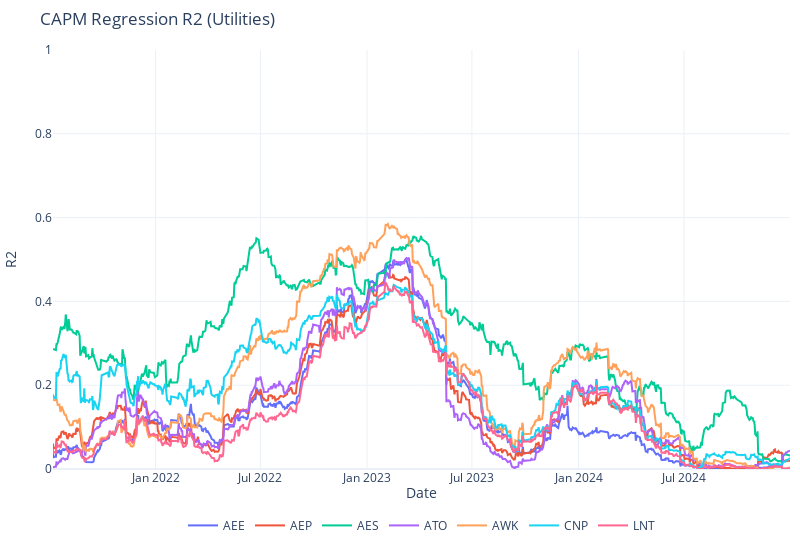

Notebook code cell kept with this figure:
### Markdown cell above
*ii)* CAPM Regression $R^2$ MAG7

### Code cell
fig = go.Figure()

for ticker in rolling_capm_utilities.columns:

    fig.add_trace(
        go.Scatter(
            x = rolling_capm_utilities.index,
            y = rolling_capm_utilities[ticker],
            name = f'{ticker}'
        )
    )
fig.update_layout(title = 'CAPM Regression R2 (Utilities)')
fig.update_layout(
                  showlegend=True,
                  margin=dict(l=10, r=10, t=50, b=10),
                  legend=dict(orientation="h",yanchor="top",y=-0.1,xanchor="center",x=0.5),
                  width = 800,height = 550,
                  xaxis_title = 'Date',
                  xaxis=dict(title_standoff=3),
                  template = 'plotly_white'
                )
fig.update_yaxes(title = 'R2',range = [0,1])
fig.show()

### Figure 1 — Plotly figure (JSON) as saved in the notebook; plotly's stock layout.template omitted (floating-point values rounded to 4 significant figures; data arrays with more than 128 entries replaced by an {"elided": "..."} marker saying what was removed)
{"data": [{"name": "AEE", "type": "scatter", "x": {"elided": "816 str values"}, "y": {"elided": "816 float values"}}, {"name": "AEP", "type": "scatter", "x": {"elided": "816 str values"}, "y": {"elided": "816 float values"}}, {"name": "AES", "type": "scatter", "x": {"elided": "816 str values"}, "y": {"elided": "816 float values"}}, {"name": "ATO", "type": "scatter", "x": {"elided": "816 str values"}, "y": {"elided": "816 float values"}}, {"name": "AWK", "type": "scatter", "x": {"elided": "816 str values"}, "y": {"elided": "816 float values"}}, {"name": "CNP", "type": "scatter", "x": {"elided": "816 str values"}, "y": {"elided": "816 float values"}}, {"name": "LNT", "type": "scatter", "x": {"elided": "816 str values"}, "y": {"elided": "816 float values"}}], "layout": {"height": 550, "legend": {"orientation": "h", "x": 0.5, "xanchor": "center", "y": -0.1, "yanchor": "top"}, "margin": {"b": 10, "l": 10, "r": 10, "t": 50}, "showlegend": true, "title": {"text": "CAPM Regression R2 (Utilities)"}, "width": 800, "xaxis": {"title": {"standoff": 3, "text": "Date"}}, "yaxis": {"range": [0, 1], "title": {"text": "R2"}}}}
